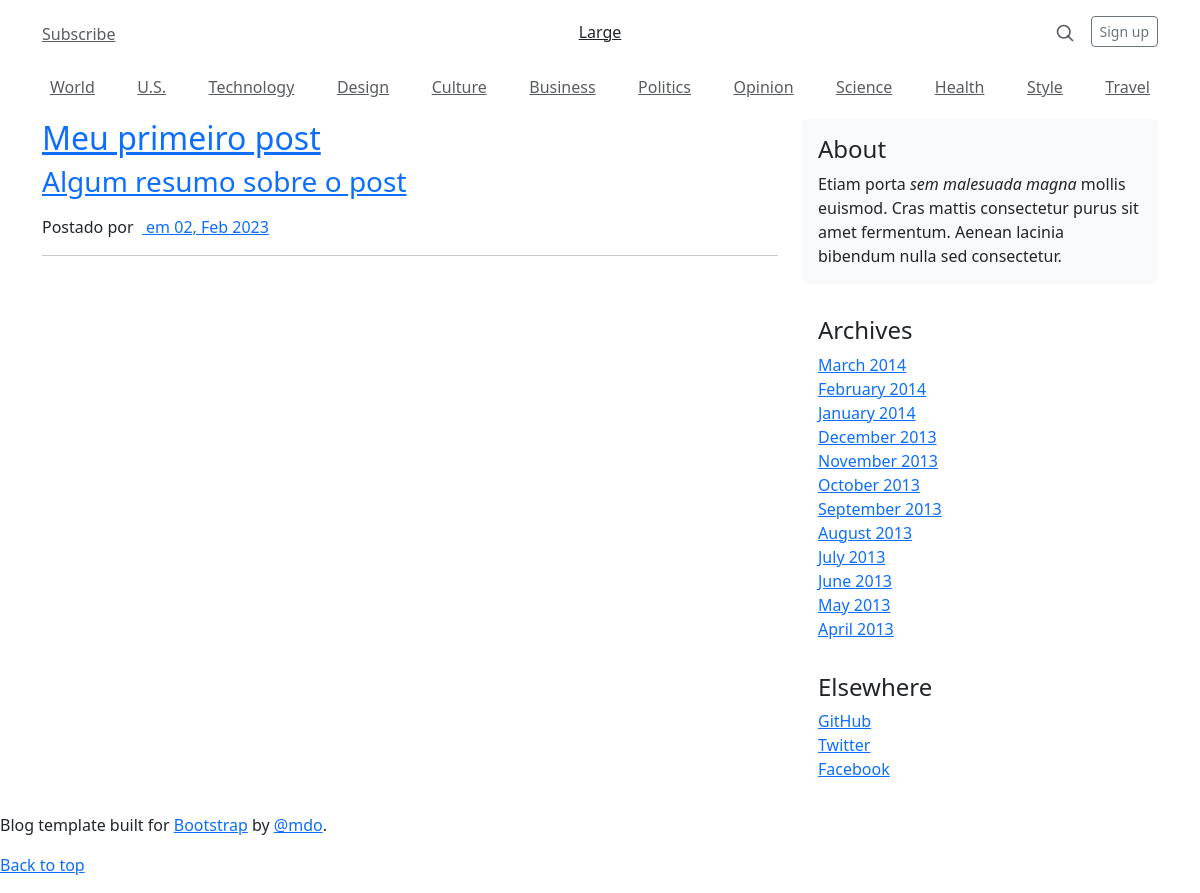
Before: / with the older database file.
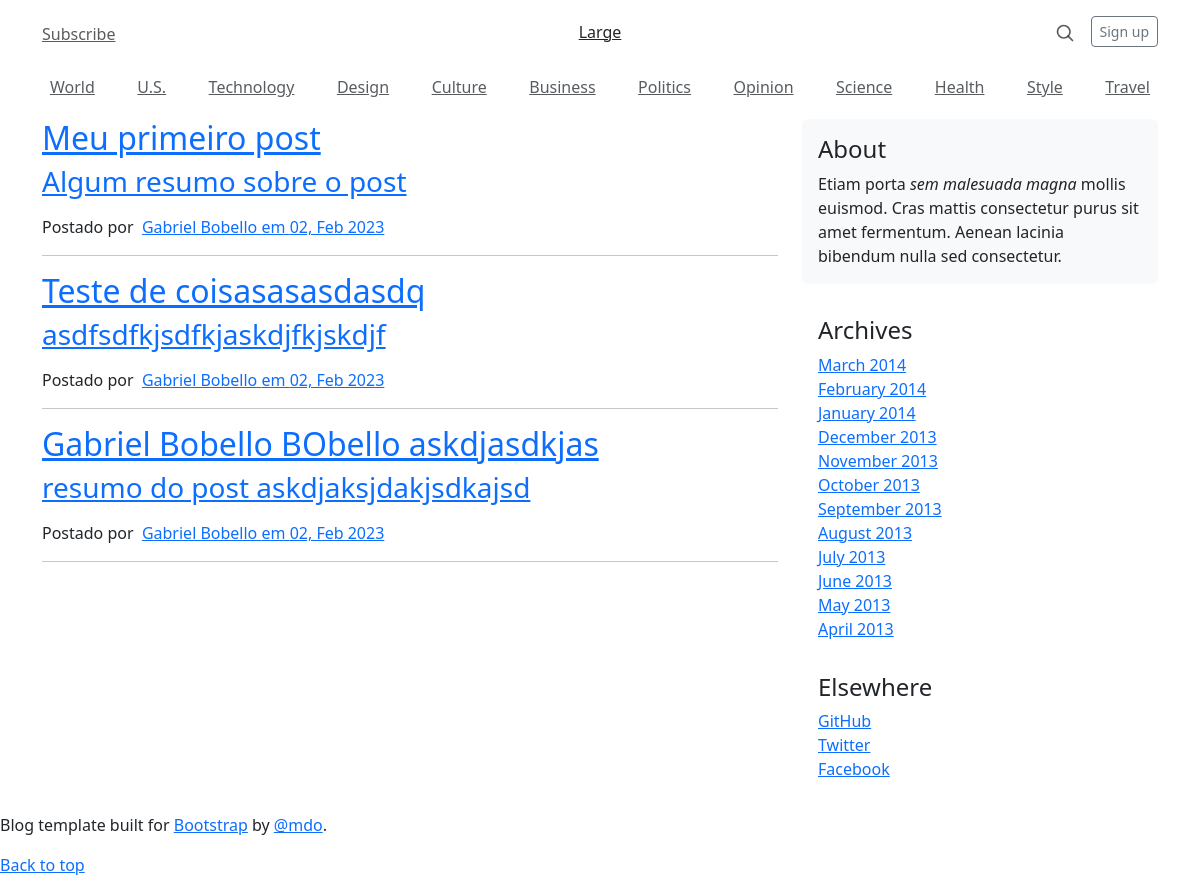
After: the same page with the newer database file.
### blog/models.py (models this page shows, shortened)
class Post(models.Model):
    title = models.CharField(max_length=255)
    summary = RichTextField()
    content = RichTextUploadingField()
    author = models.ForeignKey(User, on_delete=models.PROTECT)
    created_at = models.DateField(auto_now_add=True)

### blog/views.py (the view)
# urls.py: 2. Add a URL to urlpatterns:  path('', views.home, name='home')
def home(request):
    posts = Post.objects.all()
    return render(request, 'home.html', {'posts': posts})

### templates/home.html
{% extends 'layout.html' %}
{% block content %}
    {% for post in posts %}
        <div class="post-preview">
            <a href="/posts/{{ post.pk }}">
                <h2 class="post-title">{{ post.title }}</h2>
                <h3 class="post-subtitle">{{ post.summary|safe }}</h3>
            </a>
            <p class="post-meta">Postado por &nbsp;<a href="#">{{ post.author.get_full_name }} em {{ post.created_at|date:'d, M Y' }}</a></p>
        </div>
        <hr>
    {% endfor %}
{% endblock %}

### templates/layout.html (shortened to what this page needs)
<!doctype html>
<html lang="en">
  <head>
    <link href="https://cdn.jsdelivr.net/npm/bootstrap@5.3.0-alpha1/dist/css/bootstrap.min.css" rel="stylesheet">
    <link href="https://getbootstrap.com/docs/4.2/examples/blog/blog.css" rel="stylesheet">
  </head>
  <body>
    <div class="container">
  <header class="blog-header py-3">
    <div class="row flex-nowrap justify-content-between align-items-center">
      <div class="col-4 pt-1">
        <a class="text-muted" href="#">Subscribe</a>
      </div>
      <div class="col-4 text-center">
        <a class="blog-header-logo text-dark" href="#">Large</a>
      </div>
      <div class="col-4 d-flex justify-content-end align-items-center">
        <a class="text-muted" href="#">
        </a>
        <a class="btn btn-sm btn-outline-secondary" href="#">Sign up</a>
      </div>
    </div>
  </header>
  <div class="nav-scroller py-1 mb-2">
    <nav class="nav d-flex justify-content-between">
      <a class="p-2 text-muted" href="#">World</a>
      <a class="p-2 text-muted" href="#">U.S.</a>
      <a class="p-2 text-muted" href="#">Technology</a>
      <a class="p-2 text-muted" href="#">Design</a>
      <a class="p-2 text-muted" href="#">Culture</a>
      <a class="p-2 text-muted" href="#">Business</a>
      <a class="p-2 text-muted" href="#">Politics</a>
      <a class="p-2 text-muted" href="#">Opinion</a>
      <a class="p-2 text-muted" href="#">Science</a>
      <a class="p-2 text-muted" href="#">Health</a>
      <a class="p-2 text-muted" href="#">Style</a>
      <a class="p-2 text-muted" href="#">Travel</a>
    </nav>
  </div>
</div>
<main role="main" class="container">
  <div class="row">
    <div class="col-md-8 blog-main">
      {% block content %}{% endblock %}
    </div>
    <aside class="col-md-4 blog-sidebar">
      <div class="p-3 mb-3 bg-light rounded">
        <h4 class="font-italic">About</h4>
        <p class="mb-0">Etiam porta <em>sem malesuada magna</em> mollis euismod. Cras mattis consectetur purus sit amet fermentum. Aenean lacinia bibendum nulla sed consectetur.</p>
      </div>
      <div class="p-3">
        <h4 class="font-italic">Archives</h4>
        <ol class="list-unstyled mb-0">
          <li><a href="#">March 2014</a></li>
          <li><a href="#">February 2014</a></li>
          <li><a href="#">January 2014</a></li>
          <li><a href="#">December 2013</a></li>
          <li><a href="#">November 2013</a></li>
          <li><a href="#">October 2013</a></li>
          <li><a href="#">September 2013</a></li>
          <li><a href="#">August 2013</a></li>
          <li><a href="#">July 2013</a></li>
          <li><a href="#">June 2013</a></li>
          <li><a href="#">May 2013</a></li>
          <li><a href="#">April 2013</a></li>
        </ol>
      </div>
      <div class="p-3">
        <h4 class="font-italic">Elsewhere</h4>
        <ol class="list-unstyled">
          <li><a href="#">GitHub</a></li>
          <li><a href="#">Twitter</a></li>
          <li><a href="#">Facebook</a></li>
        </ol>
      </div>
    </aside>
  </div>
</main>
<footer class="blog-footer">
  <p>Blog template built for <a href="https://getbootstrap.com/">Bootstrap</a> by <a href="https://twitter.com/mdo">@mdo</a>.</p>
  <p>
    <a href="#">Back to top</a>
  </p>
</footer>
      </body>
</html>

Changed rows visible on the page:
changed through a linked row, Post "Meu primeiro post": author.get_full_name (not shown) → "Gabriel Bobello"
added Post: title "Teste de coisasasasdasdq", summary "asdfsdfkjsdfkjaskdjfkjskdjf", author.get_full_name "Gabriel Bobello", created_at "02, Feb 2023"
added Post: title "Gabriel Bobello BObello askdjasdkjas", summary "resumo do post askdjaksjdakjsdkajsd", author.get_full_name "Gabriel Bobello", created_at "02, Feb 2023"
